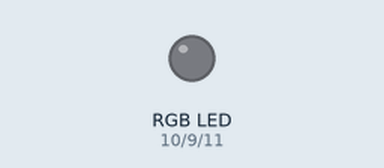
Recording of a sketch running on a simulated Arduino Uno, built with avr-gcc and run on an emulated ATmega328P. On the bench: an RGB LED mixed from three pins (HIGH = lit).

Above: at 0.15 s.
Timing chart, 0 to 1.6 s (numbered marks = the images above):
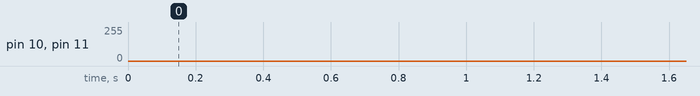

The sketch:

redblueswipe.ino
```cpp
const int greenLEDPin = 9;
const int redLEDPin = 10;
const int blueLEDPin = 11;

void setup() {
    pinMode(greenLEDPin, OUTPUT);
    pinMode(redLEDPin, OUTPUT);
    pinMode(blueLEDPin, OUTPUT);
}

void loop() {
    for (int i = 0; i < 256; i++) {
        analogWrite(redLEDPin, i);
        analogWrite(blueLEDPin, 255 - i);
        delay(3);
    }

    for (int i = 0; i < 256; i++) {
        analogWrite(redLEDPin, 255 - i);
        analogWrite(blueLEDPin, i);
        delay(3);
    }
}
```
